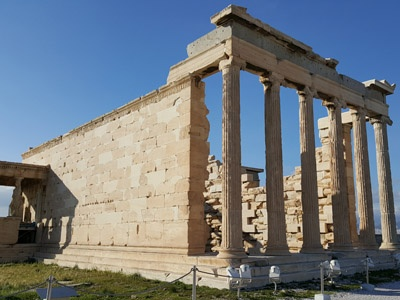
#> input picture Script/Img/write_test1.jpg, 400 x 300 px
$ python '이미지 반전시키기.py'
#> lines starting #> are read from the running program, lines starting #| are printed output that depends on the picture
import cv2
image = cv2.imread("Img/write_test1.jpg", cv2.IMREAD_COLOR)
#> image is the input picture: shape (300, 400, 3); mean B, G, R 127.7, 121.4, 114.6

if image is None: raise Exception("영상파일 읽기 오류 발생")
x_axis = cv2.flip(image, 0)
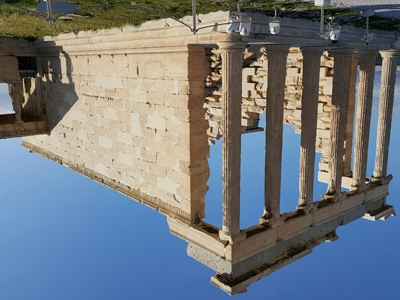
#> x_axis: shape (300, 400, 3); mean B, G, R 127.7, 121.4, 114.6
y_axis = cv2.flip(image, 1)
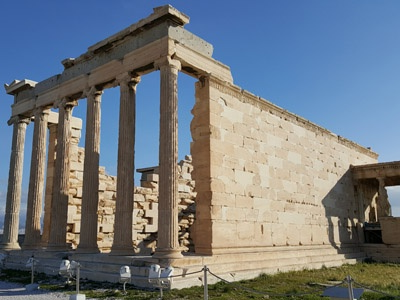
#> y_axis: shape (300, 400, 3); mean B, G, R 127.7, 121.4, 114.6
xy_axis = cv2.flip(image, -1)
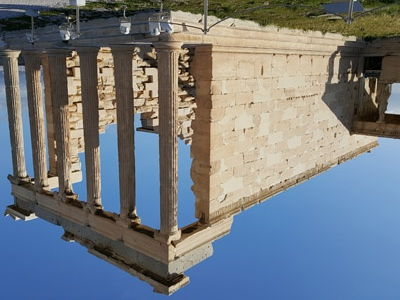
#> xy_axis: shape (300, 400, 3); mean B, G, R 127.7, 121.4, 114.6
rep_image = cv2.repeat(image, 1, 2)
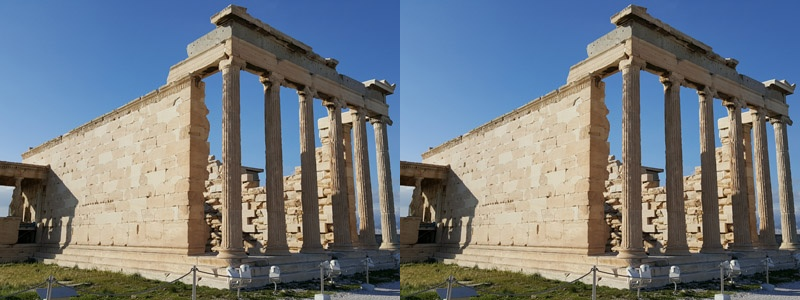
#> rep_image: shape (300, 800, 3); mean B, G, R 127.7, 121.4, 114.6
trans_image= cv2.transpose(image)
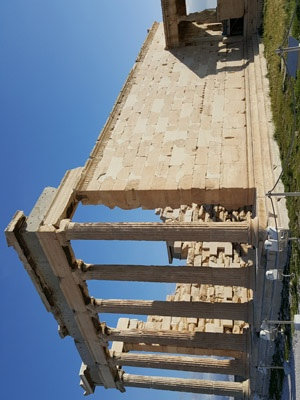
#> trans_image: shape (400, 300, 3); mean B, G, R 127.7, 121.4, 114.6

titles=['image', 'x_axis', 'y_axis', 'xy_axis', 'rep_image', 'trans_image']
for title in titles:
    cv2.imshow(title, eval(title))
cv2.waitKey(0)

$ run again, with Script/Img/abs_test2.jpg copied over Script/Img/write_test1.jpg
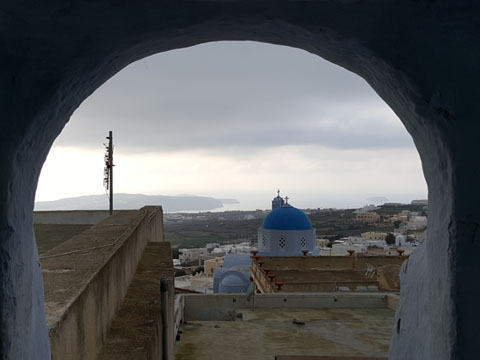
#> input picture Script/Img/abs_test2.jpg, 480 x 360 px
#> image is the input picture: shape (360, 480, 3); mean B, G, R 95.3, 93.7, 91.5
#> `rep_image = cv2.repeat(image, 1, 2)`:
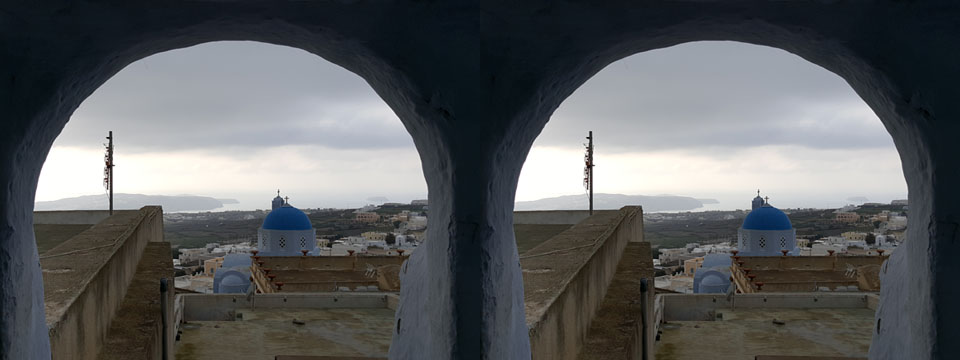
#> rep_image: shape (360, 960, 3); mean B, G, R 95.3, 93.7, 91.5
#> `trans_image= cv2.transpose(image)`:
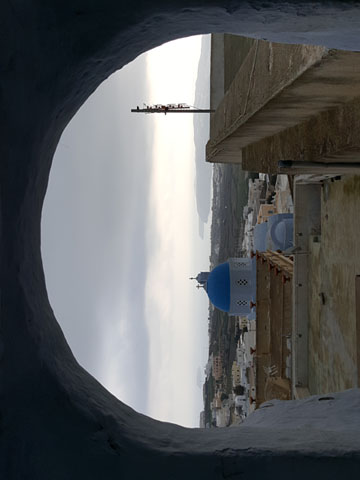
#> trans_image: shape (480, 360, 3); mean B, G, R 95.3, 93.7, 91.5
